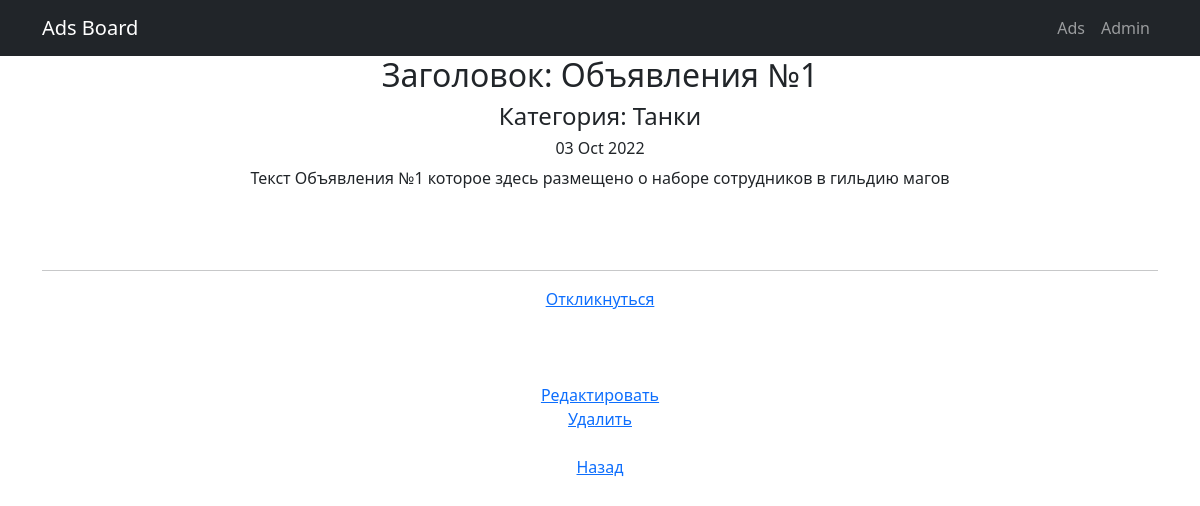
/ads/1/, run on the app's committed database.
### ad_board/models.py (models this page shows, shortened)
class Ad(models.Model):
    author = models.ForeignKey(User, on_delete=models.CASCADE)              # поле автор со связью 1 to many c моделью User
    dateCreation = models.DateTimeField(auto_now_add=True)                  # поле даты создание с функцией автоматического добавления
    adsCategory = models.ForeignKey(Category, on_delete=models.CASCADE)     # поле автор со связью 1 to many c моделью Category
    title = models.CharField(max_length=128)                               # поле заголовок с ограничением 128 символов
    content = RichTextUploadingField(config_name='default')

class Category(models.Model):
    name = models.CharField(max_length=64, unique=True)
    def __str__(self):
        return self.name

### ad_board/views.py (the view)
# urls.py: path('<int:pk>/', AdDetail.as_view(), name='ad_detail'),
class AdDetail(DetailView):
    model = Ad
    template_name = 'ad.html'
    context_object_name = 'ad'

### templates/ad.html (shortened to what this page needs)
{% extends 'flatpages/default.html' %}
{% block content %}
<h2> Заголовок: {{ ad.title }}</h2>
<h4> Категория: {{ ad.adsCategory }}</h4>
<h6>{{ ad.dateCreation|date:'d M Y' }}</h6>
{{ ad.content|safe }}
<br/><br/>
<hr>
<a href="responsecreate/">Откликнуться</a><br/><br/>
<br/><br/>
<a href="update">Редактировать</a><br/>
<a href="delete">Удалить</a><br/><br/>
<a href="..">Назад</a>
{% endblock content %}

### data on the page
Ad: title "Объявления №1", adsCategory "Танки", dateCreation "03 Oct 2022", content "Текст Объявления №1 которое здесь размещено о наборе сотрудников в гильдию магов"
